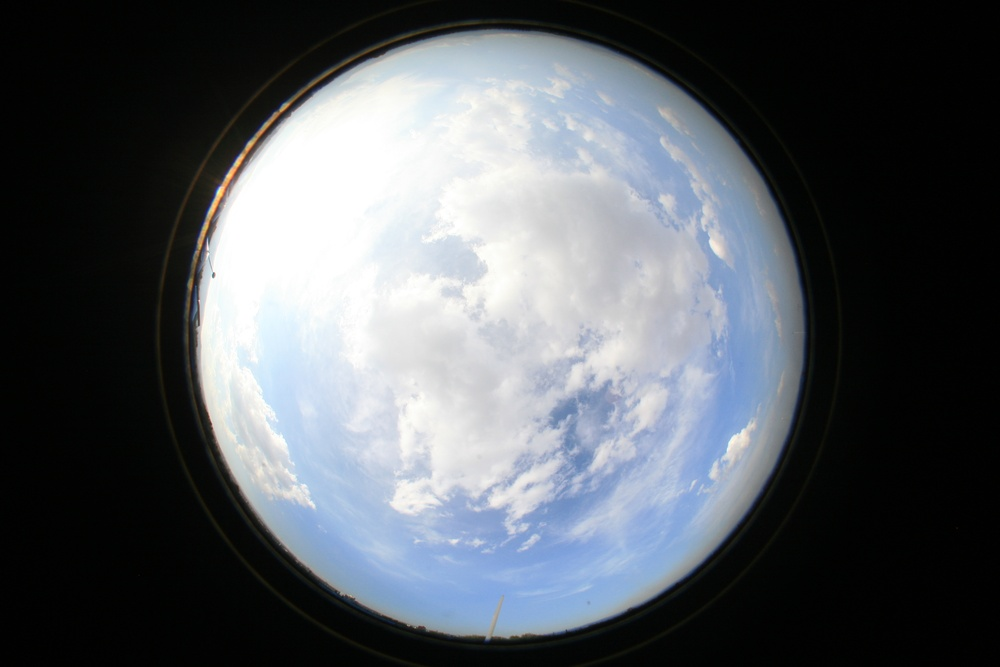
#> input picture resources/nube.jpg, 1000 x 667 px, shrunk from 4368 x 2912 before the run, found by its file name
$ python prueba7.py
#> lines starting #> are read from the running program, lines starting #| are printed output that depends on the picture
# import opencv
import cv2
# Read image
src = cv2.imread("./resources/nube.jpg", cv2.IMREAD_GRAYSCALE)
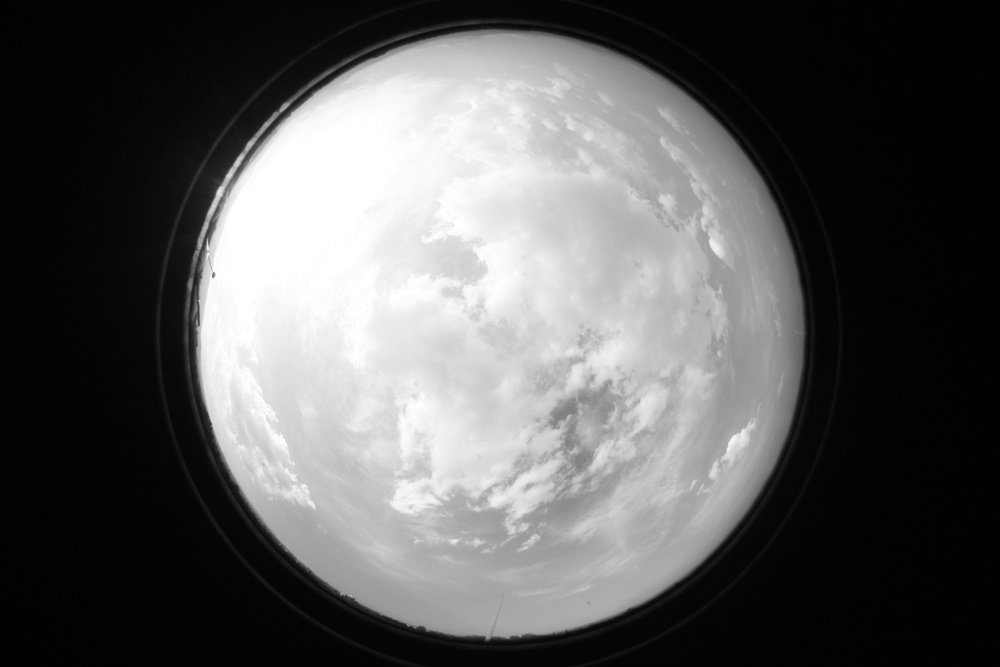
#> src: shape (667, 1000); min 0, max 255, mean 91
# Set threshold and maxValue
thresh = 0
maxValue = 255
# Basic threshold example
th, dst = cv2.threshold(src, thresh, maxValue, cv2.THRESH_BINARY)
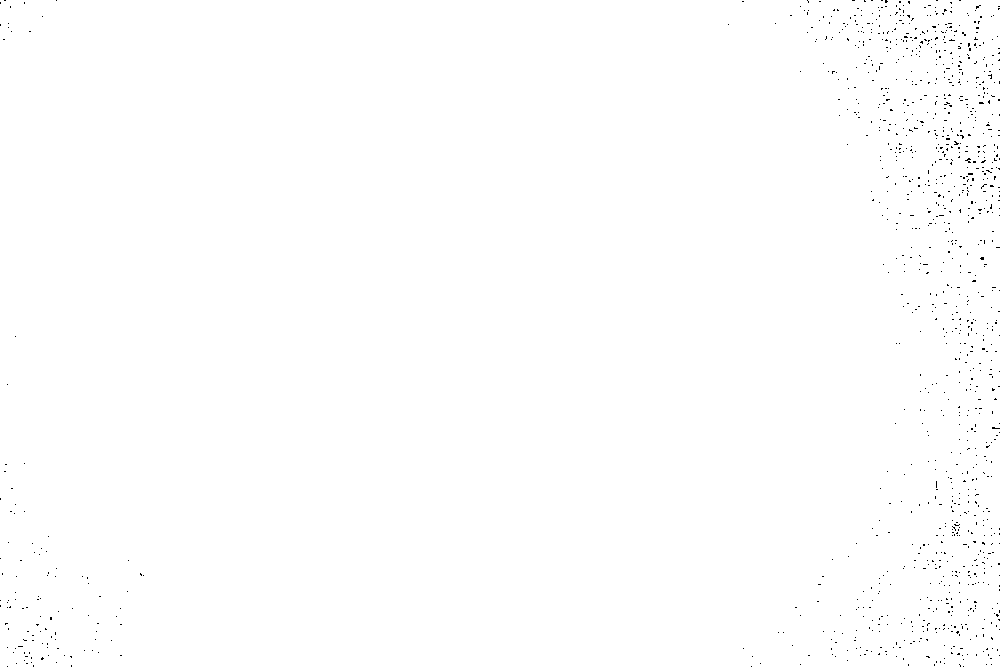
#> dst: shape (667, 1000); 99.6% white; black in thin lines or dots
#> th = 0

cv2.imshow("Image", src)
cv2.waitKey(0)
